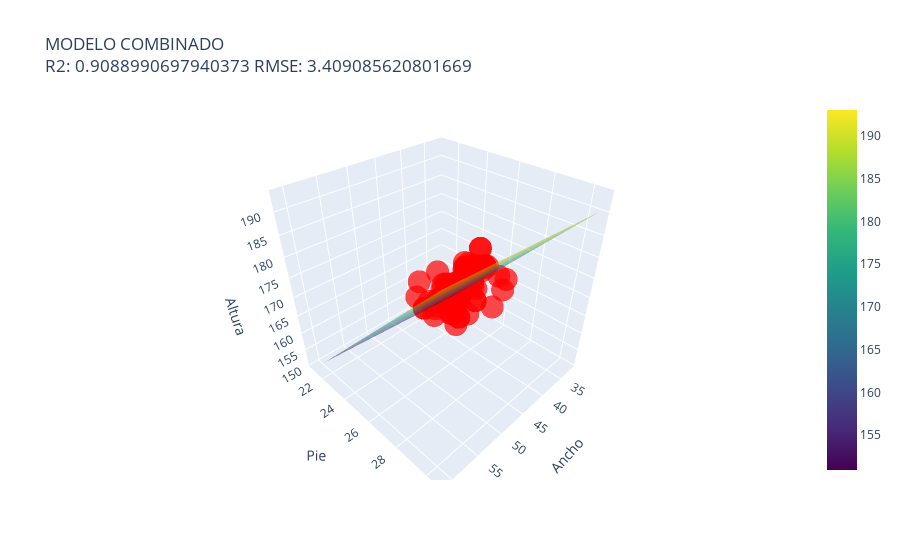

The code cell stored with this chart in its notebook:
### Code cell
# Definir rangos para las variables independientes
x1_range = np.linspace(min(x_train['width']), max(x_train['width']), 20)
x2_range = np.linspace(min(x_train['shoe_size']), max(x_train['shoe_size']), 20)
x1_mesh, x2_mesh = np.meshgrid(x1_range, x2_range)

# Escalar el meshgrid para predicción
x_mesh_scaled = ss.transform(np.vstack((x1_mesh.ravel(), x2_mesh.ravel())).T)

# Predecir los valores con el modelo escalado
y_mesh_scaled = modelo_combinado.predict(x_mesh_scaled)

# Crear scatterplot 3D de los puntos reales
scatter = go.Scatter3d(
    x=x_test['width'], y=x_test['shoe_size'], z=y_test,
    mode='markers',
    marker=dict(size=8, color='red', opacity=0.7)
)

# Crear el plano de regresión
surface = go.Surface(
    x=x1_mesh, y=x2_mesh, z=y_mesh_scaled.reshape(x1_mesh.shape),
    colorscale='Viridis', opacity=0.5
)

# Configuración del layout
layout = go.Layout(
     title=f"MODELO COMBINADO<br>R2: {r2_score(y_test, predicciones)} RMSE: {root_mean_squared_error(y_test, predicciones)}",
    scene=dict(
        xaxis_title='Ancho',
        yaxis_title='Pie',
        zaxis_title='Altura'
    )
)

# Crear la figura
fig = go.Figure(data=[scatter, surface], layout=layout)

# Mostrar la figura interactiva
fig.show()

### Figure 1 — Plotly figure (JSON) as saved in the notebook; plotly's stock layout.template omitted (floating-point values rounded to 4 significant figures; data arrays with more than 128 entries replaced by an {"elided": "..."} marker saying what was removed)
{"data": [{"marker": {"color": "red", "opacity": 0.7, "size": 8}, "mode": "markers", "type": "scatter3d", "x": [32, 45, 44, 41, 41, 39, 47, 53, 38, 38, 37, 49, 49, 48, 52, 50, 46, 38, 42, 39, 46, 40, 50, 42, 44, 46, 48, 45, 40, 55, 38, 51, 50, 48, 45, 38, 52, 37, 40, 51, 39, 50, 44, 43, 50, 46, 34, 57, 40, 46, 58, 40, 50, 42, 52, 47, 45, 56, 42, 53, 45, 46, 45, 49, 50, 41, 44, 45, 36, 46, 50, 37, 34, 45, 53, 40, 44, 49, 36, 38, 41, 44, 48, 44, 45, 43, 56, 42, 42, 42, 38, 46, 50, 44, 42, 35, 49, 55, 52, 51, 47, 48, 44], "y": [21, 29, 27.7, 22.5, 22.5, 24, 26.5, 29, 23, 23, 23, 28.5, 27.5, 28.3, 29, 29, 27, 25, 24, 24, 25.5, 26.6, 28, 27.3, 27, 24, 28, 26.5, 24, 29.7, 24, 29, 29, 28.1, 27.5, 23, 29, 23, 23, 28.7, 24, 28.5, 24.5, 27.4, 28.5, 27, 23, 30, 24, 27, 30, 24, 28, 24, 28.9, 28, 27, 30, 28, 29.1, 26, 26.5, 27.5, 28, 28.6, 26, 26.5, 27.5, 27, 25.5, 28, 23, 23, 25, 29.3, 25, 27, 28.4, 23, 24, 26.7, 24, 28.3, 23, 26.5, 27.4, 29, 26, 26, 26, 24, 28, 28.5, 26, 24, 26, 28, 29.9, 29, 28.6, 28, 28.1, 27], "z": [151, 178, 180, 155, 155, 158, 168, 186, 156, 157, 156, 185, 178, 183, 185, 190, 177, 170, 162, 159, 168, 175, 173, 178, 175, 170, 182, 170, 159, 191, 158, 183, 190, 182, 172, 157, 187, 158, 153, 186, 158, 175, 162, 179, 185, 177, 154, 189, 165, 177, 190, 159, 181, 160, 187, 182, 180, 193, 177, 188, 165, 167, 175, 180, 185, 170, 173, 172, 170, 168, 173, 161, 154, 174, 189, 168, 175, 184, 154, 164, 175, 163, 183, 162, 170, 179, 187, 170, 173, 173, 159, 182, 185, 161, 162, 159, 181, 191, 187, 186, 182, 183, 175]}, {"colorscale": [[0, "#440154"], [0.1111, "#482878"], [0.2222, "#3e4989"], [0.3333, "#31688e"], [0.4444, "#26828e"], [0.5556, "#1f9e89"], [0.6667, "#35b779"], [0.7778, "#6ece58"], [0.8889, "#b5de2b"], [1, "#fde725"]], "opacity": 0.5, "type": "surface", "x": {"elided": "20x20 float values"}, "y": {"elided": "20x20 float values"}, "z": {"elided": "20x20 float values"}}], "layout": {"scene": {"xaxis": {"title": {"text": "Ancho"}}, "yaxis": {"title": {"text": "Pie"}}, "zaxis": {"title": {"text": "Altura"}}}, "title": {"text": "MODELO COMBINADO<br>R2: 0.9088990697940373 RMSE: 3.409085620801669"}}}
